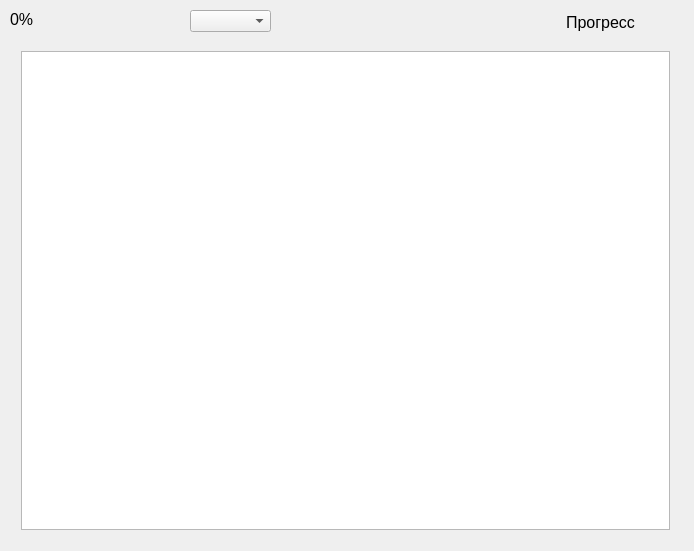
<?xml version="1.0" encoding="UTF-8"?>
<ui version="4.0">
 <class>Widget</class>
 <widget class="QWidget" name="Widget">
  <property name="geometry">
   <rect>
    <x>0</x>
    <y>0</y>
    <width>694</width>
    <height>551</height>
   </rect>
  </property>
  <property name="windowTitle">
   <string>Xonix</string>
  </property>
  <widget class="QWidget" name="horizontalLayoutWidget">
   <property name="geometry">
    <rect>
     <x>10</x>
     <y>40</y>
     <width>671</width>
     <height>501</height>
    </rect>
   </property>
   <layout class="QHBoxLayout" name="horizontalLayout_2">
    <item>
     <widget class="QGraphicsView" name="graphicsView"/>
    </item>
   </layout>
  </widget>
  <widget class="QLabel" name="lScore">
   <property name="geometry">
    <rect>
     <x>10</x>
     <y>10</y>
     <width>151</width>
     <height>19</height>
    </rect>
   </property>
   <property name="maximumSize">
    <size>
     <width>674</width>
     <height>16777215</height>
    </size>
   </property>
   <property name="font">
    <font>
     <pointsize>12</pointsize>
    </font>
   </property>
   <property name="text">
    <string>0%</string>
   </property>
  </widget>
  <widget class="QComboBox" name="comboBox">
   <property name="geometry">
    <rect>
     <x>190</x>
     <y>10</y>
     <width>81</width>
     <height>22</height>
    </rect>
   </property>
  </widget>
  <widget class="QLabel" name="label">
   <property name="geometry">
    <rect>
     <x>566</x>
     <y>12</y>
     <width>111</width>
     <height>21</height>
    </rect>
   </property>
   <property name="text">
    <string>&lt;html&gt;&lt;head/&gt;&lt;body&gt;&lt;p&gt;&lt;span style=&quot; font-size:12pt;&quot;&gt;Прогресс&lt;/span&gt;&lt;/p&gt;&lt;/body&gt;&lt;/html&gt;</string>
   </property>
  </widget>
 </widget>
 <layoutdefault spacing="6" margin="11"/>
 <resources/>
 <connections/>
</ui>
